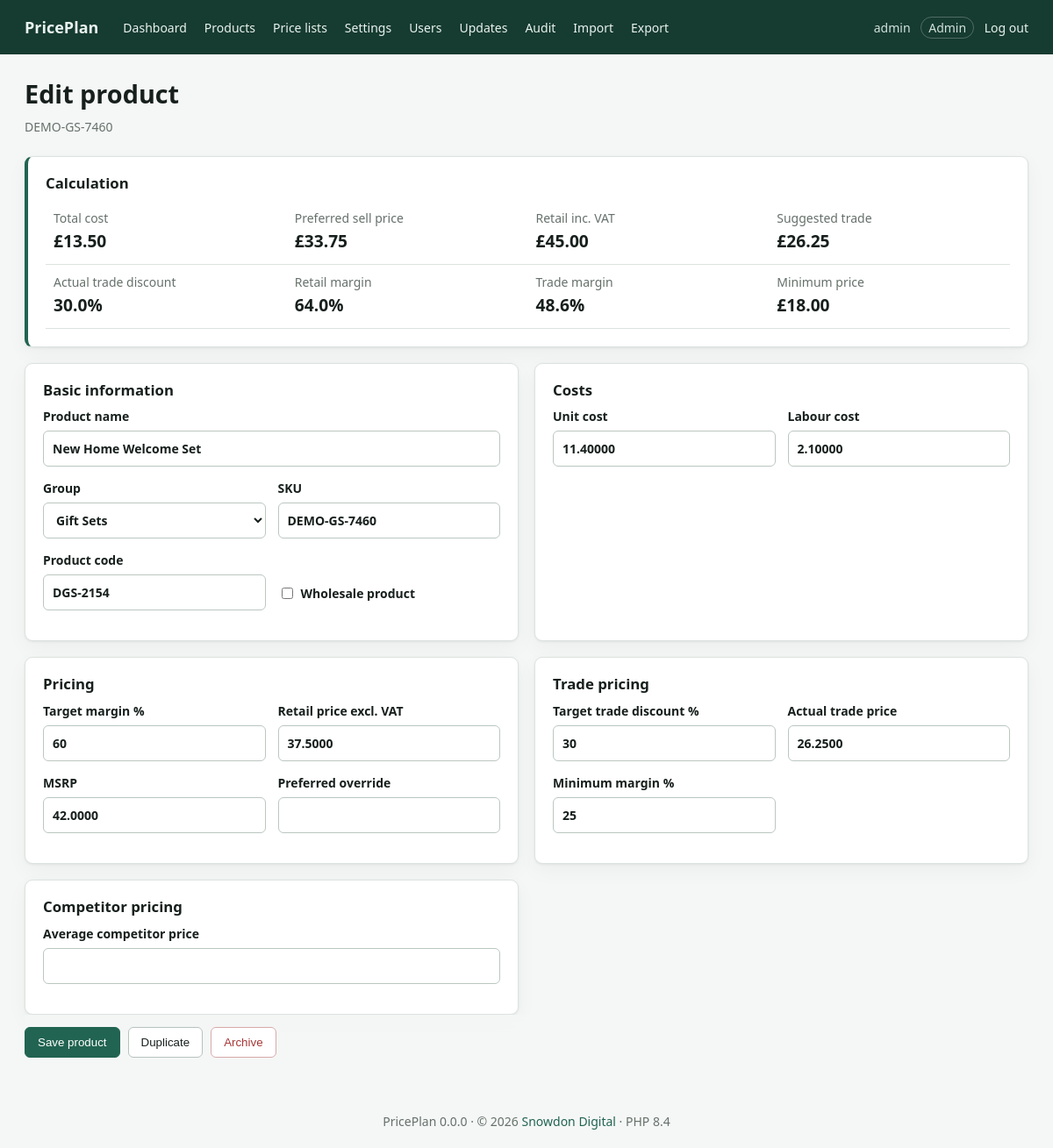
/product.php?id=9 (signed in), run on the app's committed database.
### tables this page shows
CREATE TABLE users (
 id INT UNSIGNED AUTO_INCREMENT PRIMARY KEY,
 username VARCHAR(80) NOT NULL UNIQUE,
 email VARCHAR(190) NOT NULL UNIQUE,
 password_hash VARCHAR(255) NOT NULL,
 role ENUM('admin','manager','editor','viewer') NOT NULL DEFAULT 'viewer',
 is_active TINYINT(1) NOT NULL DEFAULT 1,
 last_login_at DATETIME NULL,
 created_at DATETIME NOT NULL DEFAULT CURRENT_TIMESTAMP,
 updated_at DATETIME NOT NULL DEFAULT CURRENT_TIMESTAMP ON UPDATE CURRENT_TIMESTAMP
);

CREATE TABLE products (
 id BIGINT UNSIGNED AUTO_INCREMENT PRIMARY KEY,
 group_id INT UNSIGNED NULL,
 sku VARCHAR(100) NULL,
 product_name VARCHAR(255) NOT NULL,
 product_code VARCHAR(100) NULL,
 unit_cost DECIMAL(14,5) NULL,
 labour_cost DECIMAL(14,5) NOT NULL DEFAULT 0,
 target_margin DECIMAL(8,6) NOT NULL DEFAULT .8,
 preferred_price_override DECIMAL(14,4) NULL,
 msrp DECIMAL(14,4) NULL,
 competitor_price DECIMAL(14,4) NULL,
 retail_price DECIMAL(14,4) NULL COMMENT 'Excluding VAT',
 trade_discount DECIMAL(8,6) NOT NULL DEFAULT .4,
 trade_price DECIMAL(14,4) NULL,
 minimum_margin DECIMAL(8,6) NOT NULL DEFAULT .2,
 is_wholesale TINYINT(1) NOT NULL DEFAULT 0,
 archived_at DATETIME NULL,
 created_by INT UNSIGNED NULL,
 updated_by INT UNSIGNED NULL,
 created_at DATETIME NOT NULL DEFAULT CURRENT_TIMESTAMP,
 updated_at DATETIME NOT NULL DEFAULT CURRENT_TIMESTAMP ON UPDATE CURRENT_TIMESTAMP,
 INDEX idx_product_name(product_name), INDEX idx_sku(sku), INDEX idx_code(product_code),
 INDEX idx_archived(archived_at), INDEX idx_updated(updated_at),
 CONSTRAINT fk_product_group FOREIGN KEY(group_id) REFERENCES product_groups(id) ON DELETE SET NULL,
 CONSTRAINT fk_product_creator FOREIGN KEY(created_by) REFERENCES users(id) ON DELETE SET NULL,
 CONSTRAINT fk_product_updater FOREIGN KEY(updated_by) REFERENCES users(id) ON DELETE SET NULL
);

CREATE TABLE product_groups (
 id INT UNSIGNED AUTO_INCREMENT PRIMARY KEY,
 name VARCHAR(150) NOT NULL UNIQUE,
 preferred_margin DECIMAL(8,6) NULL,
 created_at DATETIME NOT NULL DEFAULT CURRENT_TIMESTAMP
);

### app/helpers.php (called while the page is built, shortened)
<?php
function config(?string $key = null, mixed $default = null): mixed
{
    $value = $GLOBALS['app_config'];
    foreach (explode('.', $key) as $part) {
        $value = $value[$part];
    }
    return $value;
}
function e(mixed $value): string
{
    return htmlspecialchars((string)$value, ENT_QUOTES | ENT_SUBSTITUTE, 'UTF-8');
}
function url(string $path = ''): string
{
    $base = rtrim(str_replace('\\', '/', dirname($_SERVER['SCRIPT_NAME'] ?? '')), '/');
    return ($base === '/' ? '' : $base) . '/' . ltrim($path, '/');
}
function setting(string $key, mixed $fallback = null): mixed
{
    static $settings;
    if ($settings === null) {
        try {
            $settings = db()->query('SELECT setting_key, setting_value FROM pricing_settings')
                ->fetchAll(PDO::FETCH_KEY_PAIR);
        } catch (Throwable) {
            $settings = [];
        }
    }
    return $settings[$key] ?? config('defaults.' . $key, $fallback);
}
function money(?float $value): string
{
    return $value === null ? '—' : '£' . number_format($value, 2);
}
function percent(?float $value): string
{
    return $value === null ? '—' : number_format($value * 100, 1) . '%';
}
require_once __DIR__ . '/database.php';

### app/database.php (called while the page is built, shortened)
<?php
function db(): PDO
{
    static $pdo;
    if ($pdo instanceof PDO) {
        return $pdo;
    }
    $c = config('db');
    $dsn = sprintf('mysql:host=%s;port=%d;dbname=%s;charset=%s', $c['host'], $c['port'], $c['name'], $c['charset']);
    $pdo = new PDO($dsn, $c['user'], $c['password'], [
        PDO::ATTR_ERRMODE => PDO::ERRMODE_EXCEPTION,
        PDO::ATTR_DEFAULT_FETCH_MODE => PDO::FETCH_ASSOC,
        PDO::ATTR_EMULATE_PREPARES => false,
    ]);
    return $pdo;
}

### app/auth.php (called while the page is built, shortened)
<?php
function user(): ?array
{
    static $cached = false;
    if ($cached !== false) return $cached;
    $s = db()->prepare('SELECT id, username, email, role FROM users WHERE id = ? AND is_active = 1');
    $s->execute([$_SESSION['user_id']]);
    return $cached = ($s->fetch() ?: null);
}
function require_login(): void
{
    if (!user()) redirect('login.php');
}
function can(string $action): bool
{
    $role = user()['role'] ?? '';
    $rules = [
        'view' => ['admin', 'manager', 'editor', 'viewer'],
        'edit' => ['admin', 'manager', 'editor'],
        'pricelists' => ['admin', 'manager', 'editor', 'viewer'],
        'pricelist_export' => ['admin', 'manager', 'editor'],
        'delete' => ['admin'],
        'import' => ['admin', 'manager'],
        'export' => ['admin', 'manager'],
        'settings' => ['admin'],
        'users' => ['admin'],
        'updates' => ['admin'],
    ];
    return in_array($role, $rules[$action] ?? [], true);
}

### app/pricing.php (called while the page is built, shortened)
<?php
function calculate_pricing(array $p, ?float $vatRate = null): array
{
    $vatRate ??= (float)setting('vat_rate', 0.20);
    $n = static fn(string $key): ?float =>
        isset($p[$key]) && $p[$key] !== '' && is_numeric($p[$key]) ? (float)$p[$key] : null;
    $unit = $n('unit_cost');
    $labour = $n('labour_cost');
    $cost = ($unit === null || $labour === null) ? null : $unit + $labour;
    $target = $n('target_margin');
    $retail = $n('retail_price');
    $tradeDiscount = $n('trade_discount');
    $trade = $n('trade_price');
    $minimumMargin = $n('minimum_margin');
    return [
        'total_cost' => $cost,
        'preferred_sell_price' => ($cost === null || $target === null || $target >= 1) ? null : $cost / (1 - $target),
        'retail_price_inc_vat' => $retail === null ? null : $retail * (1 + $vatRate),
        'suggested_trade_price' => ($retail === null || $tradeDiscount === null) ? null : $retail * (1 - $tradeDiscount),
        'actual_trade_discount' => ($retail === null || $trade === null || $retail == 0.0) ? null : 1 - ($trade / $retail),
        'retail_margin' => ($retail === null || $cost === null || $retail == 0.0) ? null : ($retail - $cost) / $retail,
        'trade_margin' => ($trade === null || $cost === null || $trade == 0.0) ? null : ($trade - $cost) / $trade,
        'minimum_price' => ($cost === null || $minimumMargin === null || $minimumMargin >= 1) ? null : $cost / (1 - $minimumMargin),
    ];
}

### app/updates.php (called while the page is built, shortened)
<?php
function app_version(): string
{
    $version = @file_get_contents(dirname(__DIR__) . '/VERSION');
    return trim((string)$version) ?: '0.0.0';
}

### public/product.php (the view, shortened to what this page needs)
<?php
require_once dirname(__DIR__) . '/app/layout.php';
require_login();
$id = (int)($_GET['id'] ?? 0); $product = null; $errors = [];
if ($id) { $s=db()->prepare('SELECT * FROM products WHERE id=?');$s->execute([$id]);$product=$s->fetch();if(!$product){http_response_code(404);exit('Product not found.');} }
$product = $product ?: clean_product([]);
$groups=db()->query('SELECT id,name,preferred_margin FROM product_groups ORDER BY name')->fetchAll();
$calc=calculate_pricing($product);
page_header($id?'Edit product':'Add product');
?>
<div class="page-title"><div><h1><?= $id?'Edit product':'Add product' ?></h1><p class="muted"><?= e($product['sku']??'Create a new pricing record') ?></p></div></div>
<form method="post" id="product-form" data-vat="<?= e((string)setting('vat_rate',.2)) ?>" data-new-product="<?= $id ? '0' : '1' ?>"><?= csrf_field() ?><input type="hidden" name="target_margin_changed" value="0">
<div class="form-grid">
<section class="card results primary-results"><h2>Calculation</h2><dl><div><dt>Total cost</dt><dd data-result="total_cost"><?= e(money($calc['total_cost'])) ?></dd></div><div><dt>Preferred sell price</dt><dd data-result="preferred_sell_price"><?= e(money($calc['preferred_sell_price'])) ?></dd></div><div><dt>Retail inc. VAT</dt><dd data-result="retail_price_inc_vat"><?= e(money($calc['retail_price_inc_vat'])) ?></dd></div><div><dt>Suggested trade</dt><dd data-result="suggested_trade_price"><?= e(money($calc['suggested_trade_price'])) ?></dd></div><div><dt>Actual trade discount</dt><dd data-result="actual_trade_discount"><?= e(percent($calc['actual_trade_discount'])) ?></dd></div><div><dt>Retail margin</dt><dd data-result="retail_margin"><?= e(percent($calc['retail_margin'])) ?></dd></div><div><dt>Trade margin</dt><dd data-result="trade_margin"><?= e(percent($calc['trade_margin'])) ?></dd></div><div><dt>Minimum price</dt><dd data-result="minimum_price"><?= e(money($calc['minimum_price'])) ?></dd></div></dl></section>
<section class="card"><h2>Basic information</h2>
 <label>Product name<input name="product_name" value="<?= e($product['product_name']) ?>" required></label>
 <div class="fields"><label>Group<select name="group_id"><option value="">No group</option><?php foreach($groups as $g): ?><option value="<?= $g['id'] ?>" data-preferred-margin="<?= e($g['preferred_margin'] === null ? '' : (string)$g['preferred_margin']) ?>" <?= (int)$product['group_id']===(int)$g['id']?'selected':'' ?>><?= e($g['name']) ?></option><?php endforeach ?></select></label><label>SKU<input name="sku" value="<?= e($product['sku']) ?>"></label><label>Product code<input name="product_code" value="<?= e($product['product_code']) ?>"></label><label class="check"><input type="checkbox" name="is_wholesale" value="1" <?= $product['is_wholesale']?'checked':'' ?>> Wholesale product</label></div>
</section>
<section class="card"><h2>Costs</h2><div class="fields"><label>Unit cost<input type="number" step="0.00001" min="0" name="unit_cost" value="<?= e($product['unit_cost']) ?>"></label><label>Labour cost<input type="number" step="0.00001" min="0" name="labour_cost" value="<?= e($product['labour_cost']) ?>"></label></div></section>
<section class="card"><h2>Pricing</h2><div class="fields"><label>Target margin %<input class="percent-input" type="number" step=".01" min="0" max="99.99" name="target_margin_pct" data-target="target_margin" value="<?= e((string)((float)$product['target_margin']*100)) ?>"><input type="hidden" name="target_margin" value="<?= e($product['target_margin']) ?>"></label><label>Retail price excl. VAT<input type="number" step=".0001" min="0" name="retail_price" value="<?= e($product['retail_price']) ?>"></label><label>MSRP<input type="number" step=".0001" min="0" name="msrp" value="<?= e($product['msrp']) ?>"></label><label>Preferred override<input type="number" step=".0001" min="0" name="preferred_price_override" value="<?= e($product['preferred_price_override']) ?>"></label></div></section>
<section class="card"><h2>Trade pricing</h2><div class="fields"><label>Target trade discount %<input class="percent-input" type="number" step=".01" min="0" max="99.99" name="trade_discount_pct" data-target="trade_discount" value="<?= e((string)((float)$product['trade_discount']*100)) ?>"><input type="hidden" name="trade_discount" value="<?= e($product['trade_discount']) ?>"></label><label>Actual trade price<input type="number" step=".0001" min="0" name="trade_price" value="<?= e($product['trade_price']) ?>"></label><label>Minimum margin %<input class="percent-input" type="number" step=".01" min="0" max="99.99" name="minimum_margin_pct" data-target="minimum_margin" value="<?= e((string)((float)$product['minimum_margin']*100)) ?>"><input type="hidden" name="minimum_margin" value="<?= e($product['minimum_margin']) ?>"></label></div></section>
<section class="card"><h2>Competitor pricing</h2><label>Average competitor price<input type="number" step=".0001" min="0" name="competitor_price" value="<?= e($product['competitor_price']) ?>"></label></section>
</div>
<?php if(can('edit')): ?><div class="form-actions"><button class="button primary" name="action" value="save">Save product</button><?php if($id): ?><button class="button" name="action" value="duplicate">Duplicate</button><button class="button danger" name="action" value="archive" data-confirm="Archive this product?">Archive</button><?php endif ?></div><?php endif ?>
</form>
<?php page_footer(); ?>

### app/layout.php (shortened to what this page needs)
<?php
function page_header(string $title): void
{
    $u = user();
    ?><!doctype html>
<html lang="en"><head>
<link rel="stylesheet" href="<?= e(url('../assets/css/app.css')) ?>">
</head><body>
<?php if ($u): ?><header class="topbar">
  <a class="brand" href="<?= e(url('dashboard.php')) ?>"><?= e(config('site_name')) ?></a>
  <nav>
    <a href="<?= e(url('dashboard.php')) ?>">Dashboard</a>
    <a href="<?= e(url('products.php')) ?>">Products</a>
    <a href="<?= e(url('pricelists.php')) ?>">Price lists</a>
    <?php if (can('settings')): ?><a href="<?= e(url('settings.php')) ?>">Settings</a><a href="<?= e(url('users.php')) ?>">Users</a><a href="<?= e(url('updates.php')) ?>">Updates</a><?php endif ?>
    <a href="<?= e(url('audit.php')) ?>">Audit</a>
    <?php if (can('import')): ?><a href="<?= e(url('import.php')) ?>">Import</a><?php endif ?>
    <?php if (can('export')): ?><a href="<?= e(url('export.php')) ?>">Export</a><?php endif ?>
  </nav>
  <div class="account"><?= e($u['username']) ?> <span class="role"><?= e(ucfirst($u['role'])) ?></span> <a href="<?= e(url('logout.php')) ?>">Log out</a></div>
</header><?php endif ?>
<main class="container">
<?php
}
function page_footer(): void
{
    ?></main><footer>PricePlan <?= e(app_version()) ?> &middot; &copy; <?= e(date('Y')) ?> <a href="https://snowdondigital.co.uk" target="_blank" rel="noopener">Snowdon Digital</a> &middot; PHP <?= e(PHP_MAJOR_VERSION . '.' . PHP_MINOR_VERSION) ?></footer></body></html><?php
}

### assets/css/app.css (style rules this page uses)
:root { --bg: #f5f7f6; --surface: #fff; --ink: #17201c; --muted: #66716b; --line: #dce3df; --brand: #216451; --brand2: #174a3c; --danger: #a73535; --warning: #a86512; --shadow: 0 1px 3px #14251d12, 0 8px 24px #14251d0a; }
* { box-sizing: border-box; }
body { margin: 0; background: var(--bg); color: var(--ink); font: 14px/1.5 system-ui, -apple-system, "Segoe UI", sans-serif; }
a { color: var(--brand); text-decoration: none; }
h1, h2 { line-height: 1.2; margin: 0 0 .6rem; }
h1 { font-size: 1.8rem; }
h2 { font-size: 1.05rem; }
.muted { color: var(--muted); margin: .2rem 0; }
.container { max-width: 1500px; margin: auto; padding: 28px; }
.topbar { height: 62px; background: #163b30; color: #fff; display: flex; align-items: center; padding: 0 28px; gap: 28px; }
.topbar a { color: #e9f3ef; }
.brand { font-size: 18px; font-weight: 700; }
.topbar nav { display: flex; gap: 20px; }
.account { margin-left: auto; color: #d2e2dc; }
.role { border: 1px solid #ffffff40; border-radius: 20px; padding: 2px 8px; margin: 0 8px; }
.page-title { display: flex; align-items: center; justify-content: space-between; margin-bottom: 20px; }
.card { background: var(--surface); border: 1px solid var(--line); border-radius: 9px; box-shadow: var(--shadow); padding: 20px; margin-bottom: 20px; }
label { display: flex; flex-direction: column; gap: 6px; font-weight: 600; margin-bottom: 14px; }
input, select { border: 1px solid #bbc7c1; border-radius: 6px; background: #fff; color: var(--ink); padding: 9px 10px; font: inherit; min-width: 0; }
.button { display: inline-flex; align-items: center; justify-content: center; border: 1px solid #b7c2bd; background: #fff; color: var(--ink); border-radius: 6px; padding: 9px 14px; font: 600 14px inherit; cursor: pointer; }
.button.primary { background: var(--brand); border-color: var(--brand); color: #fff; }
.button.danger { color: var(--danger); border-color: #d8aaaa; }
.form-grid { display: grid; grid-template-columns: 1fr 1fr; gap: 18px; }
.form-grid .card { margin: 0; }
.fields { display: grid; grid-template-columns: repeat(2, 1fr); gap: 0 14px; }
.check { flex-direction: row; align-items: center; margin-top: 28px; }
.results dl { display: grid; grid-template-columns: 1fr 1fr; margin: 0; }
.results dl div { border-bottom: 1px solid var(--line); padding: 9px; }
.results dt { color: var(--muted); }
.results dd { font-weight: 700; margin: 2px 0; }
.primary-results { grid-column: 1 / -1; border-left: 4px solid var(--brand); }
.primary-results dl { grid-template-columns: repeat(4, 1fr); }
.primary-results dd { font-size: 1.2rem; }
.form-actions { position: sticky; bottom: 0; background: #f5f7f6e8; backdrop-filter: blur(8px); padding: 14px 0; display: flex; gap: 9px; }
footer { text-align: center; color: var(--muted); padding: 20px; }

### data on the page
users: username "admin", role "Admin"
products: sku "DEMO-GS-7460", product_name "New Home Welcome Set", group_id "Gift Sets", product_code "DGS-2154", unit_cost "11.40000", labour_cost "2.10000", target_margin_pct "60", retail_price "37.5000", msrp "42.0000", trade_discount_pct "30", trade_price "26.2500", minimum_margin_pct "25"

### other printed values
config('site_name') "PricePlan"
money($calc['total_cost']) "£13.50"
money($calc['preferred_sell_price']) "£33.75"
money($calc['retail_price_inc_vat']) "£45.00"
money($calc['suggested_trade_price']) "£26.25"
percent($calc['actual_trade_discount']) "30.0%"
percent($calc['retail_margin']) "64.0%"
percent($calc['trade_margin']) "48.6%"
money($calc['minimum_price']) "£18.00"
app_version() "0.0.0"
PHP_MAJOR_VERSION . '.' . PHP_MINOR_VERSION "8.4"
